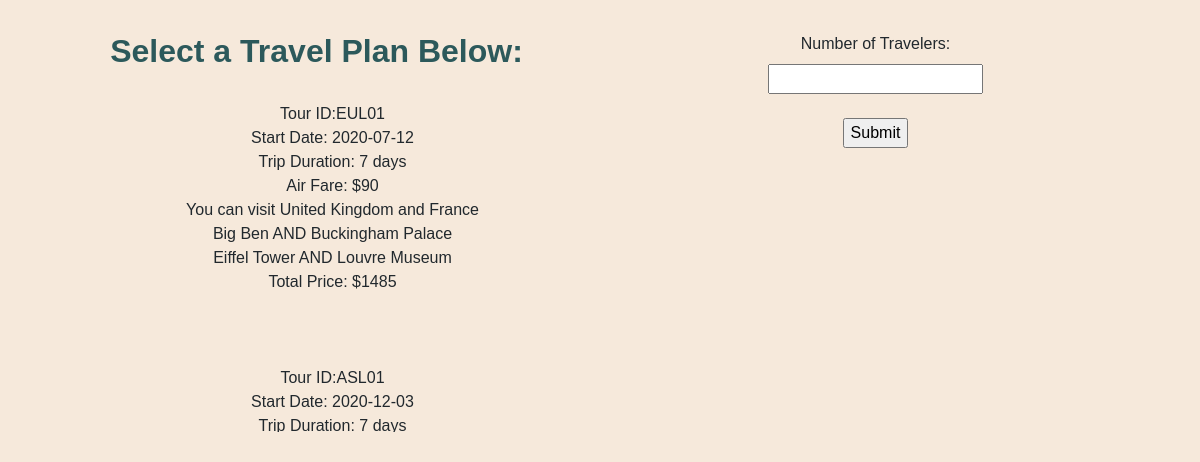
/pages/shoppingcart.php, run on the app's committed database.
### tables this page shows
CREATE TABLE `travelplan` (
  `id` int(11) NOT NULL,
  `tour_id` varchar(5) NOT NULL,
  `start_date` date NOT NULL,
  `trip_duration` varchar(255) NOT NULL,
  `air_fare` int(11) NOT NULL,
  `country1` varchar(255) NOT NULL,
  `country2` varchar(255) NOT NULL,
  `trip_info1` varchar(255) NOT NULL,
  `trip_info2` varchar(255) NOT NULL,
  `total_price` int(11) NOT NULL
);

### pages/shoppingcart.php (the view, shortened to what this page needs)
<!DOCTYPE html>
<html lang="en">
<head>
      <link rel="stylesheet" href="https://maxcdn.bootstrapcdn.com/bootstrap/4.4.1/css/bootstrap.min.css">
      <link rel="stylesheet" href="./style.css">
</head>
<body>
<div class="container p-3 m-3 text-center">
<?php
$user = 'root';
$pass = '';
$db = 'cps630';
$conn = mysqli_connect("localhost", $user, $pass, $db);
?>
<div class = "row">
  <div class = "col left">
    <h2> Select a Travel Plan Below: </h2>
    <?php
      $sql =  "SELECT * FROM TravelPlan";
      $result = mysqli_query($conn, $sql);
      while ($row = mysqli_fetch_array($result)) {
        if(strpos($row['tour_id'], 'EU') !== false){
          echo "<div class= 'container p-3 m-3 euro' id= 'euro'>";
        } else {
        echo "<div class= 'container p-3 m-3 asia' id= 'asia'>";
        }
      echo"Tour ID:" . $row["tour_id"];
      echo "<br>Start Date: " . $row["start_date"].
      "<br>Trip Duration: " . $row["trip_duration"] .
      "<br> Air Fare: $" . $row["air_fare"].
      "<br> You can visit " . $row["country1"].
      " and ".$row["country2"]."<br><ul>
      <li>" .$row["trip_info1"]."</li>
      <li>" .$row["trip_info2"]."</li>
      </ul>Total Price: $" .$row["total_price"].
      "<br><br></div> ";
    }
  ?>
  </div>
  <div class = "col">
<div class = "Box">
  <form name= "numTravelers" action="" method = "get">
   <label for="num">Number of Travelers:</label><br>
    <input type="text" id="num" name="num" value="" required><br><br>
  <input type="submit" name="Submit" value="Submit"> <br> <br>
  </form>
</div>
        </div>
</div>
<div class ="container p-3 m-3 text-center"><br><br>
</div>
</div>
</body>
</html>

### style.css (style rules this page uses)
ul { list-style: none;margin: 0;padding: 0px; min-width:10em; }
body { background-color: #F6E9DB; color: #21282D; font-family: 'Muli', sans-serif; }
h2 { font-family: 'Muli', sans-serif; font-weight: bold; color: #2C595B; }
.col.left { margin-left: 20px; overflow: auto; max-height: 400px; }

### pages/shoppingcart.php (style rules this page uses)
body { background-color: #F6E9DB; color: #21282D; font-family: 'Muli', sans-serif; }
.col.left { margin-left: 20px; }

### data on the page
travelplan: tour "EUL01", start_date "2020-07-12", trip_duration "7 days", air_fare "90", country1 "United Kingdom", country2 "France", trip_info1 "Big Ben AND Buckingham Palace", trip_info2 "Eiffel Tower AND Louvre Museum", total_price "1485"
travelplan: tour "ASL01", start_date "2020-12-03", trip_duration "7 days"
